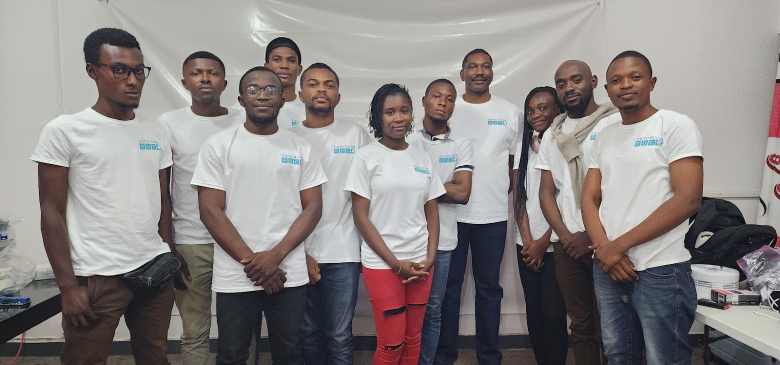
#> input picture Session 1/code/images/db.jpg, 1560 x 729 px (shown at 1/2 size)
$ python 'How to resize an image using OpenCV.py'
#> lines starting #> are read from the running program, lines starting #| are printed output that depends on the picture
import cv2

# Read an image
img = cv2.imread('images/db.jpg')
#> img is the input picture: shape (729, 1560, 3); mean B, G, R 132.2, 133.5, 139.2

# 1560 x 729
# Resize the image to a specific size
resized = cv2.resize(img, (int(1560/2), int(729/2)))
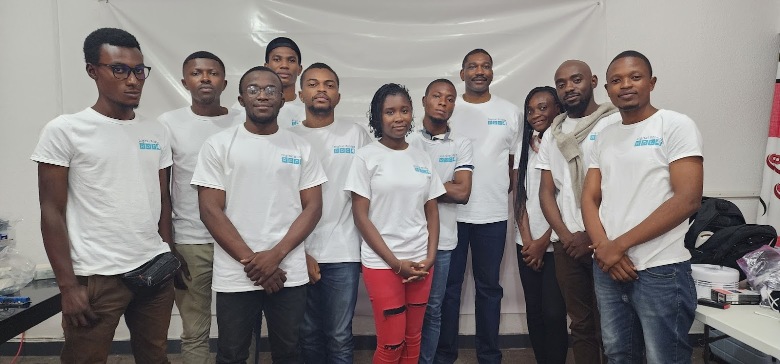
#> resized: shape (364, 780, 3); mean B, G, R 132.1, 133.3, 139.1

# Display the resized image
cv2.imshow('Resized Image', resized)
cv2.imshow('Orignal Image', img)
cv2.waitKey(0)
